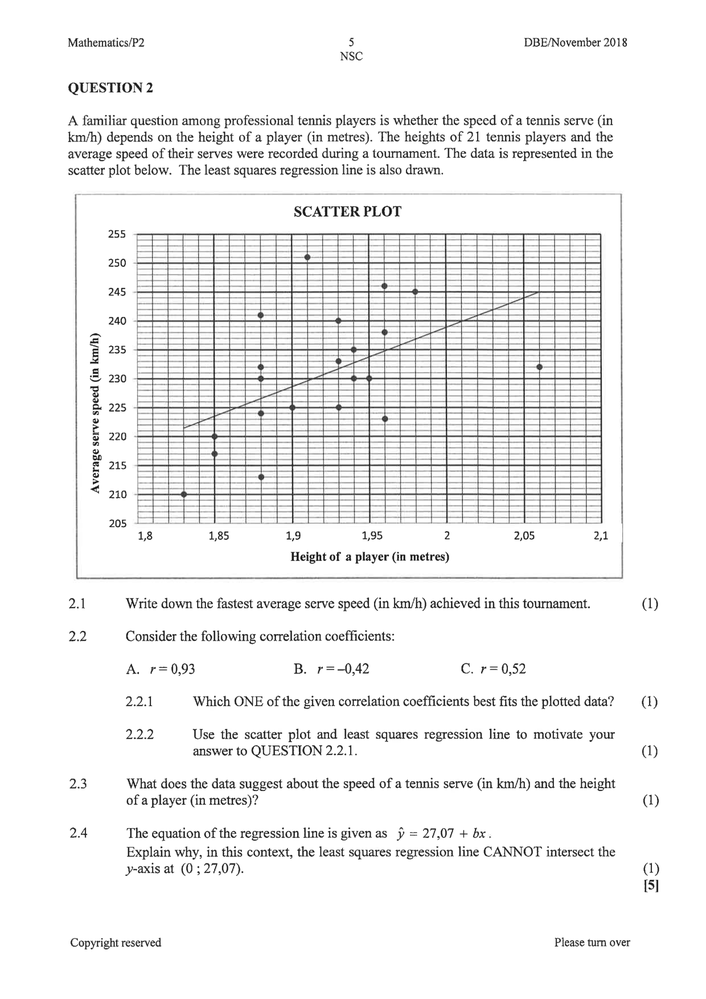
#> input picture workspace/scratch/page_5.png, 706 x 999 px, shrunk from 1240 x 1753 before the run, found by its file name
$ python crop_mcq_5.py
#> lines starting #> are read from the running program, lines starting #| are printed output that depends on the picture
from PIL import Image

im = Image.open("workspace/scratch/page_5.png")
#> im is the input picture: PIL image 706x999 RGB; min 0, max 255, mean 240.6
w, h = im.size
#> w = 706; h = 999
crop_1_5 = im.crop((0, int(h * 0.1), w, int(h * 0.52)))
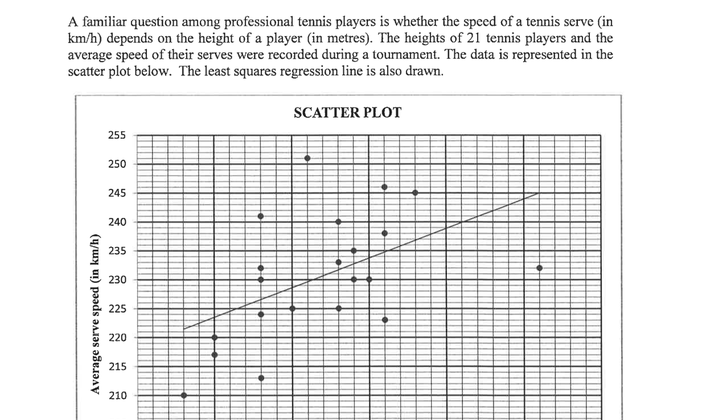
#> crop_1_5: PIL image 706x420 RGB; min 0, max 255, mean 231.4
crop_1_5.save("workspace/scratch/crop_1_5.png")

crop_1_6 = im.crop((0, int(h * 0.52), w, h))
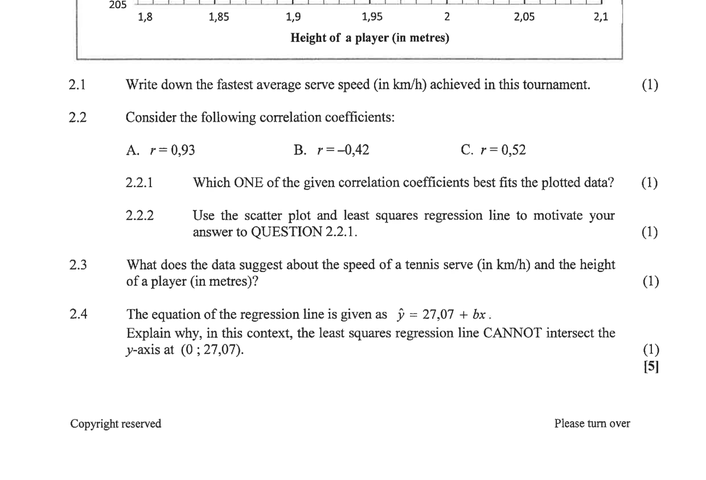
#> crop_1_6: PIL image 706x480 RGB; min 0, max 255, mean 246.2
crop_1_6.save("workspace/scratch/crop_1_6.png")
print("Cropped 1.5 and 1.6")

$ run again, with workspace/scratch/page_10.png copied over workspace/scratch/page_5.png
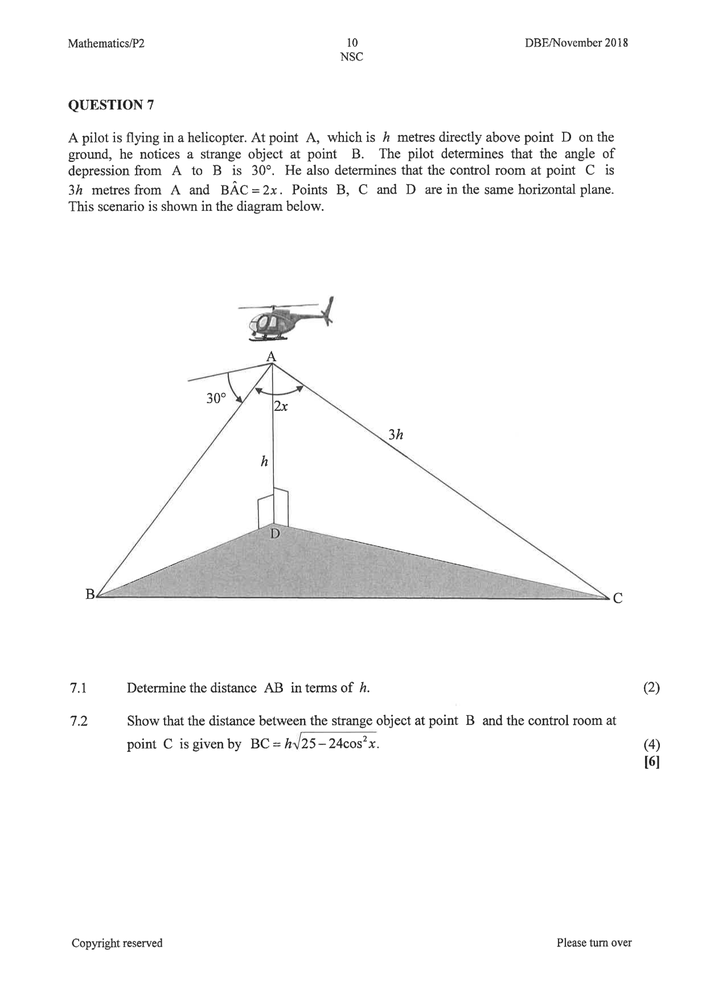
#> input picture workspace/scratch/page_10.png, 706 x 999 px, shrunk from 1240 x 1753 before the run, found by its file name
#> im is the input picture: PIL image 706x999 RGB; mean R, G, B 248.4, 248.4, 248.4
#> `crop_1_5 = im.crop((0, int(h * 0.1), w, int(h * 0.52)))`:
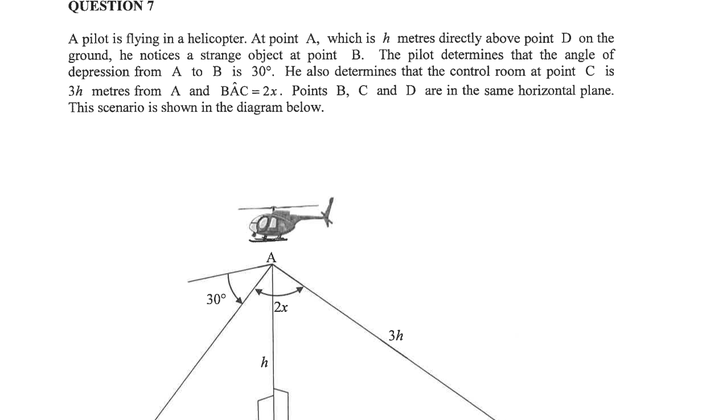
#> crop_1_5: PIL image 706x420 RGB; min 4, max 255, mean 248.6
#> `crop_1_6 = im.crop((0, int(h * 0.52), w, h))`:
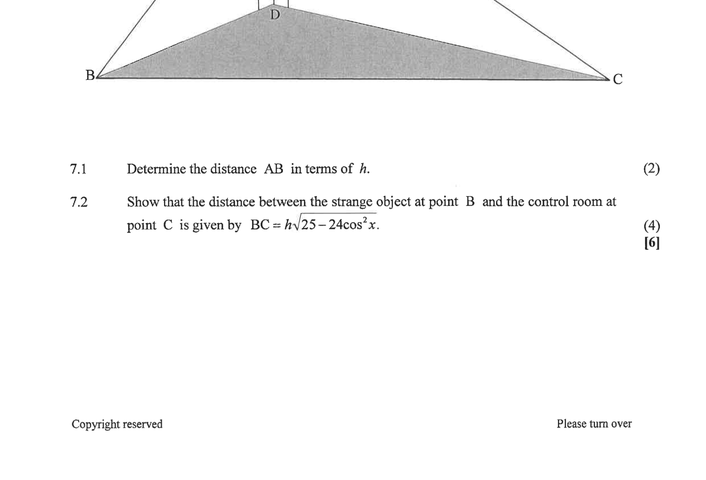
#> crop_1_6: PIL image 706x480 RGB; mean R, G, B 247.4, 247.4, 247.4

$ run again, with workspace/scratch/page_11.png copied over workspace/scratch/page_5.png
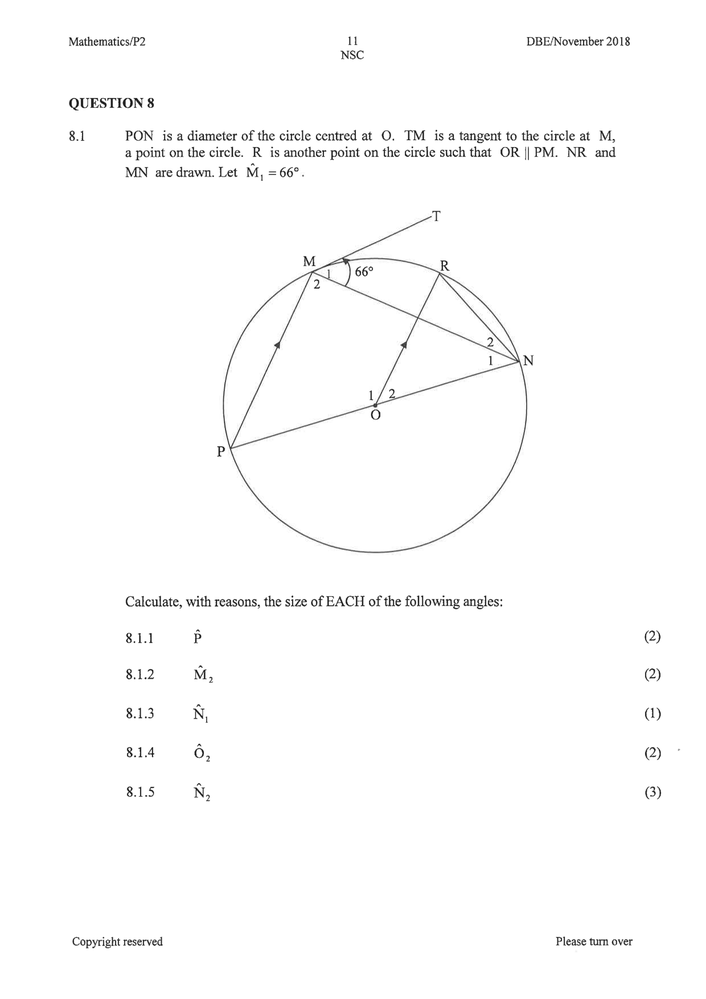
#> input picture workspace/scratch/page_11.png, 706 x 999 px, shrunk from 1240 x 1753 before the run, found by its file name
#> im is the input picture: PIL image 706x999 RGB; min 0, max 255, mean 252.1
#> `crop_1_5 = im.crop((0, int(h * 0.1), w, int(h * 0.52)))`:
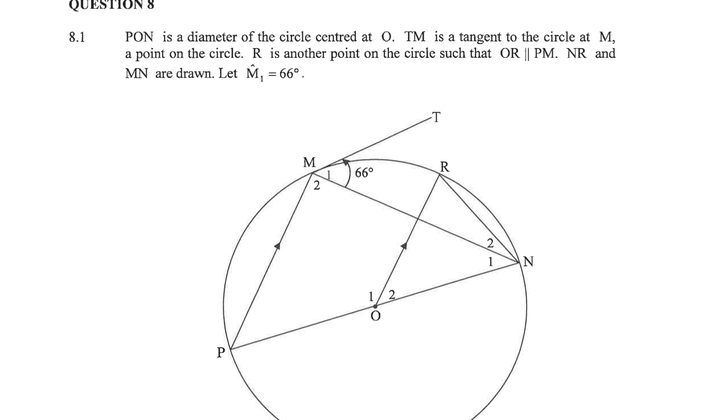
#> crop_1_5: PIL image 706x420 RGB; min 0, max 255, mean 250.7
#> `crop_1_6 = im.crop((0, int(h * 0.52), w, h))`:
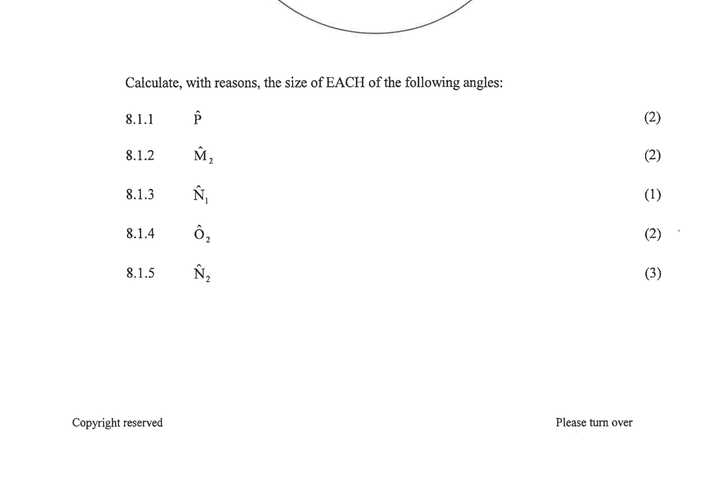
#> crop_1_6: PIL image 706x480 RGB; min 0, max 255, mean 253.2
